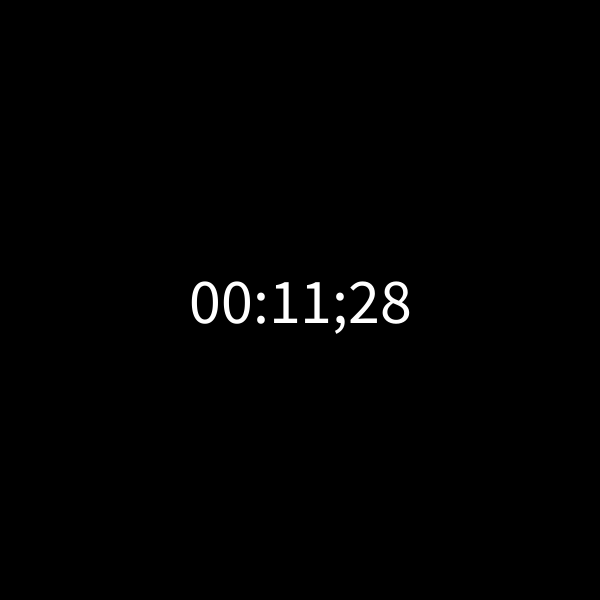
Frame 1 (no input)
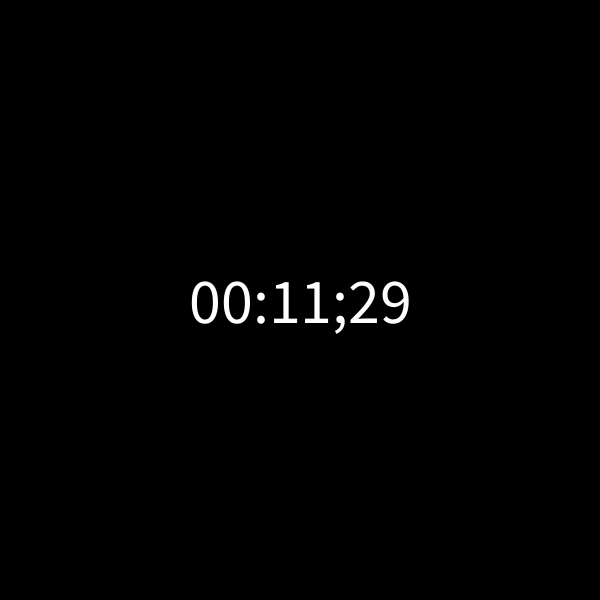
Frame 60 (the mouse pressed at the canvas centre just before this capture)
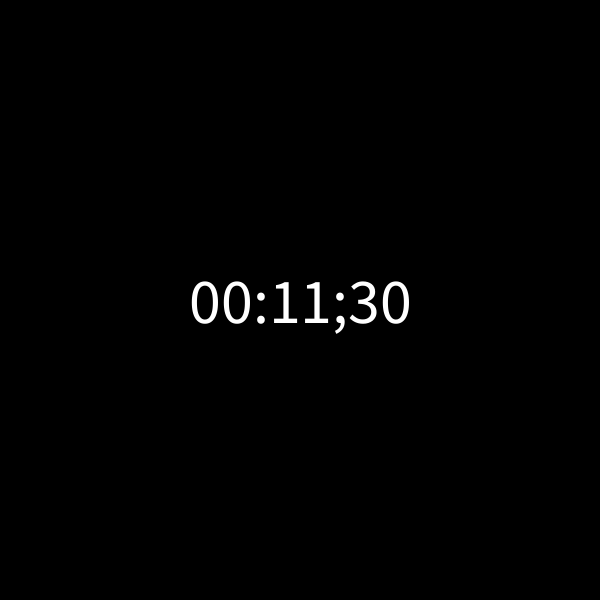
Frame 120 (the mouse held since frame 60 and released just before this capture)

The Processing sketch that drew these frames (run headless with seeded random() and noise(); from frame 60 on, the mouse is pressed at the canvas centre):

// Processing sketch: Ejemplo_reloj
// ── Ejemplo_reloj.pde
int h;
int m;
int s;

String timeString;

void setup(){
  size(600, 600);
  textSize(64);           // Tamaño grande para que se vea bien
  textAlign(CENTER, CENTER); // Centra el texto en pantalla
  fill(255);       

}

void draw (){
  background(0);
  
  h = hour();
  m = minute ();
  s = second();
  
  //transformar la variable tipo int en String
  
  timeString= nf(h, 2) + ':' + nf(m, 2)+ ';' + nf(s,2);
  
  //lo dibuja en el canva centrado
  text(timeString, width/2, height /2);
  
}
  
